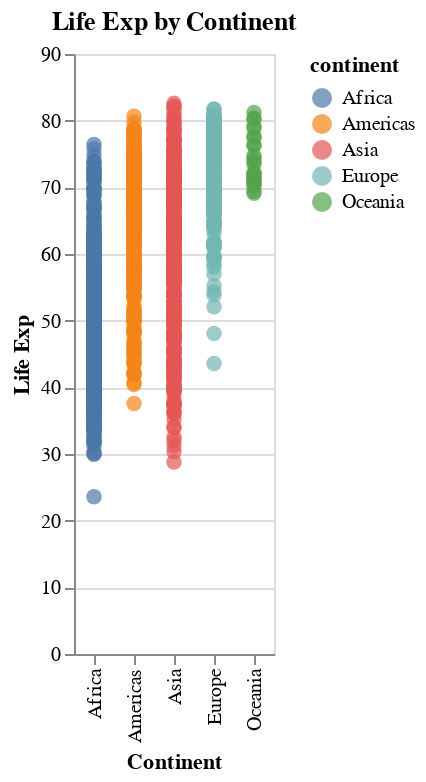

The cell this chart's notebook holds for it:
### Code cell
create_scatter_plot(df, 'continent', 'lifeExp', color='continent', title='Life Exp by Continent', x_title= 'Continent', y_title='Life Exp')

### Figure 1 — Vega-Lite specification as saved in the notebook (floating-point values rounded to 4 significant figures; data arrays with more than 128 entries replaced by an {"elided": "..."} marker saying what was removed)
{"config": {"view": {"continuousWidth": 300, "continuousHeight": 300}}, "data": {"name": "data-b2c0eb9e74d7068ac4fa8519d4d33213"}, "mark": {"type": "circle", "size": 60}, "encoding": {"color": {"field": "continent", "type": "nominal"}, "x": {"field": "continent", "title": "Continent", "type": "nominal"}, "y": {"field": "lifeExp", "title": "Life Exp", "type": "quantitative"}}, "title": "Life Exp by Continent", "$schema": "https://vega.github.io/schema/vega-lite/v5.15.1.json", "datasets": {"data-b2c0eb9e74d7068ac4fa8519d4d33213": {"elided": "1704 records"}}}
